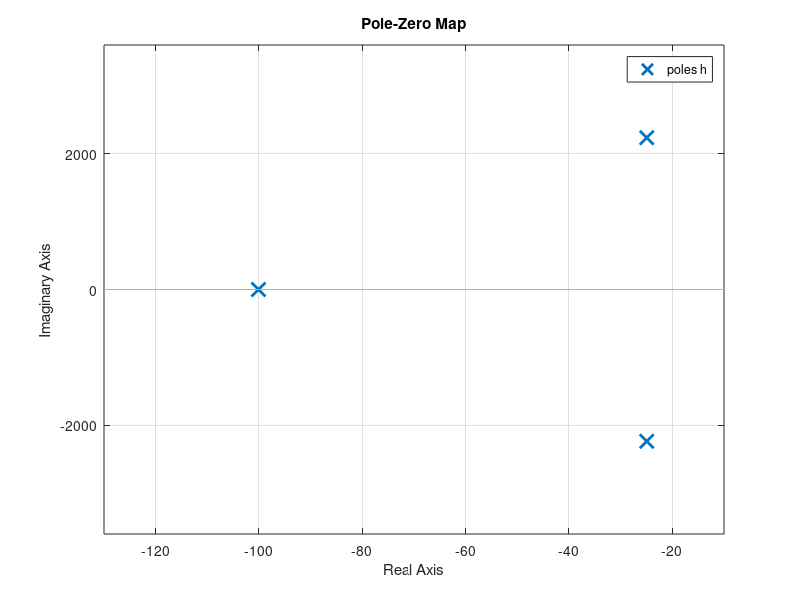
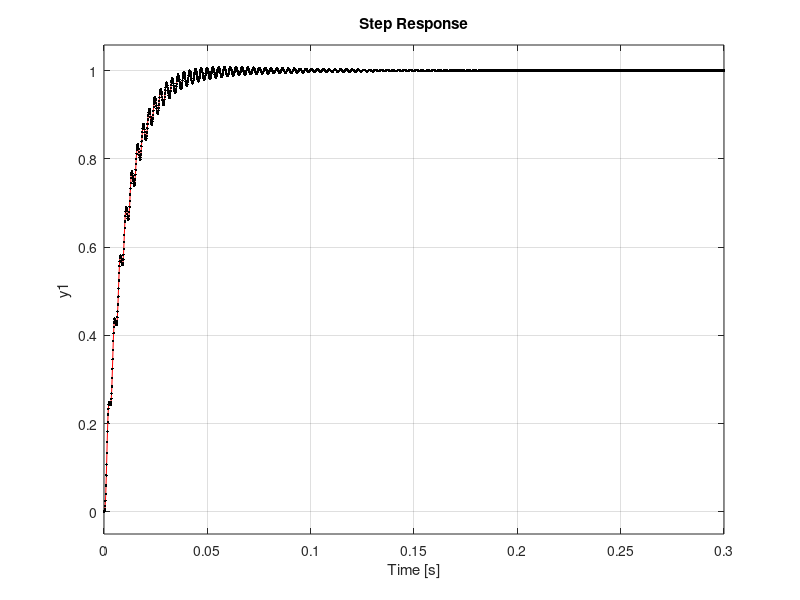

The MATLAB script that drew these images, in order:
clc
clear
close all

R=1e3;
C1=20e-6;
C2=10e-6;
L=10e-3; 

h=tf(1,[R*L*C1*C2 L*(C1+C2) R*C2 1]);

figure
pzmap(h)

A=[-1/(R*C1) 1/(R*C1) 1/C1;
   1/(R*C2) -1/(R*C2) 0;
   -1/L 0 0];
B=[0;0;1/L];
C=[0 1 0];
D= 0;
sis=ss(A,B,C,D);
figure
step(sis,'r')
hold on
step(h,'.k')